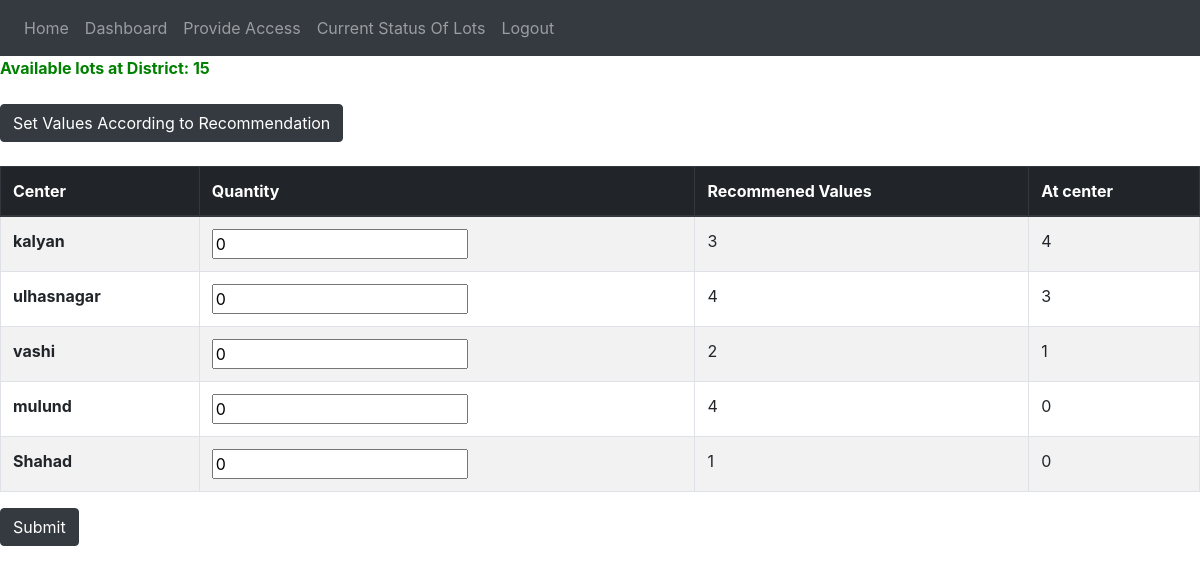
/district/thane/send_to_center (signed in), run on the app's committed database.
### vaccine_app/models.py (models this page shows, shortened)
class Center(models.Model):
    centerPrimaryKey = models.AutoField(primary_key=True)
    centerId = models.UUIDField(default=uuid.uuid4, editable=False, unique=True)
    district = models.ForeignKey(District, on_delete=models.CASCADE, related_name="Center")
    name = models.CharField(max_length=255, unique=True)
    maxCountPerDate = models.IntegerField(default=10)
    population = models.IntegerField(default=1)

### vaccine_app/views.py (the view, shortened to what this page needs)
# urls.py: path('district/<str:name>/send_to_center',views.send_to_center,name="send_to_center"),
def send_to_center(request,name):
    if verify(request,"district",name):
        print("send")
        error = ""
        centers = Center.objects.filter(district__name__contains = name)
        ratio=get_ratio_center(District.objects.get(name = name))
        ratio_list=[]
        count_list=[]
        for center in centers:
            count_list.append(CenterVaccineData.objects.filter(center=center, lot__status__contains = "atCenter").count())
            ratio_list.append(ratio[center.name])
        quantity_available = DistrictVaccineData.objects.filter(district__name__contains = name, lot__status__contains = "atDistrict").count()
        context = {"name":name,"centers":zip(centers,zip(ratio_list,count_list)),"quantity_available":quantity_available,"error":error}
        return render(request,"send_to_center.html",context)
    return redirect("district_dash",name)

### vaccine_app/views.py (called while the page is built, shortened)
def verify(request,district_or_center,name):
    if district_or_center=="district":
        user=request.user
        if District.objects.filter(name=name).exists():
            district_obj=District.objects.get(name=name)
            if AccessControlListDistrict.objects.filter(person=user,district=district_obj).exists() and user.is_districtadmin:
                return True
            else:
                print("access is not there for user "+user.email)
                return False
        else:
            print("District name is invalid")
            return False
    else:
        print("Invalid district_or_center value")
        return False

### templates/send_to_center.html (shortened to what this page needs)
{% extends 'base.html' %}
{% block content %}
    <b style="color: green;">Available lots at District: {{quantity_available}}</b>
    <br><br>
    <button class="btn btn-dark" onclick="set_value()">Set Values According to Recommendation</button>
    <br><br>
    <form action="/district/{{name}}/send_to_center" method="POST">
        <table class="table table-striped table-bordered">
            <thead>
            <tr class="thead-dark">
                <th scope="col">Center</th>
                <th scope="col">Quantity</th>
                <th scope="col">Recommened Values</th>
                <th scope="col">At center</th>
            </tr>
            </thead>
            <tbody>
                {% for center,ratio in centers %}
                    <tr>
                        <th scope="row">{{ center.name }}</th>
                        <td><input class="set_ratio" type="number" value="0" name="quantities" /></a>
                        <td class="get_ratio">{{ ratio.0 }}</td>
                        <td>{{ ratio.1 }}</td>
                    </tr>
                {% endfor %}
            </tbody>
        </table>
        <button class="btn btn-dark" type="submit">Submit</button>
    </form>
{% endblock %}

### data on the page
Center: name "kalyan", district "3", ratio "4"
Center: name "ulhasnagar", centerPrimaryKey "4", district "3"
Center: name "vashi", ratio "2", ratio "1"
Center: name "mulund", ratio "4", ratio "0"
Center: name "Shahad", ratio "1", ratio "0"

### other printed values
{{ quantity_available }} "15"
